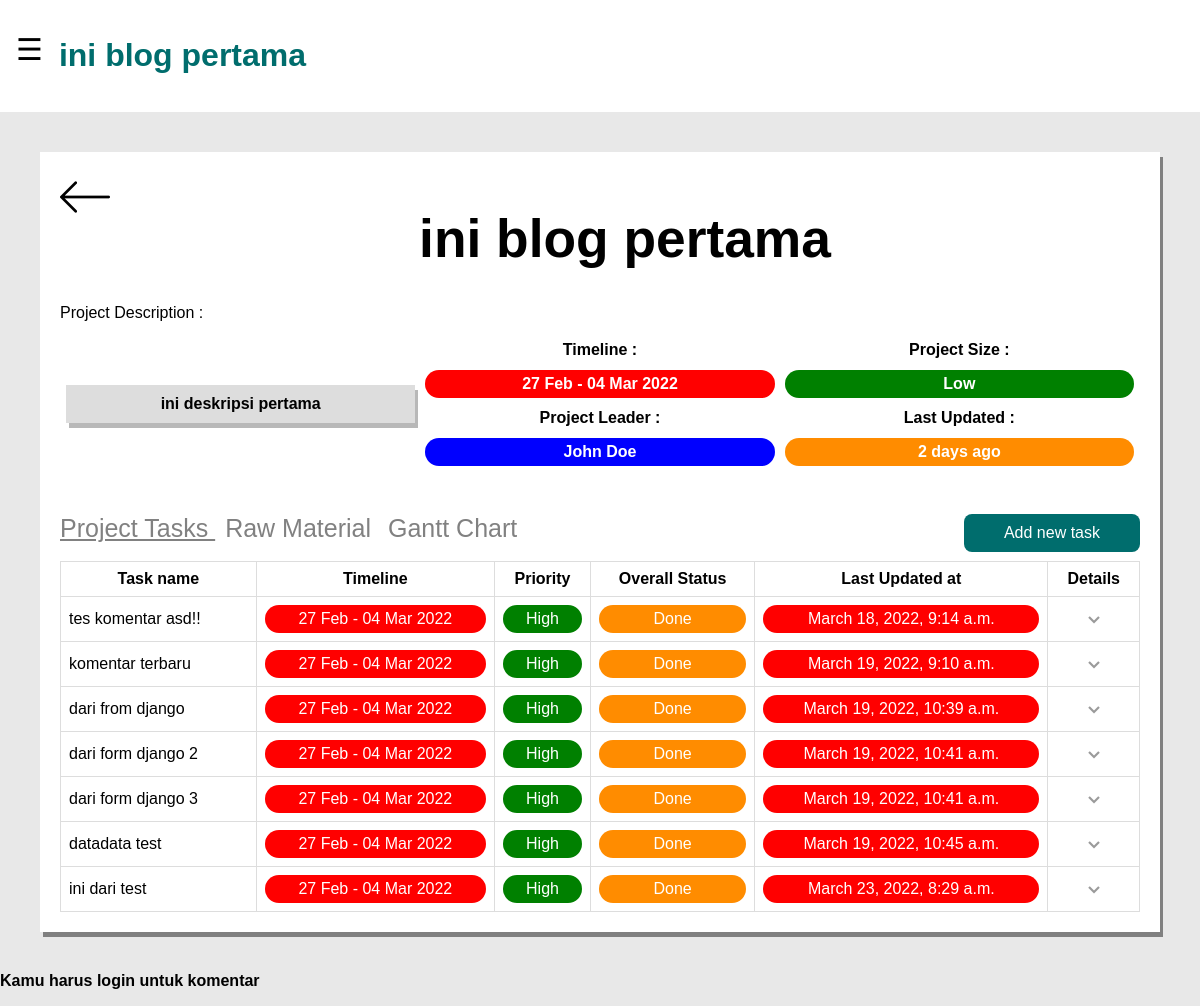
The app's page /blogs/1 with its own data.
### blogs/models.py (models this page shows, shortened)
class Blog(models.Model):
	title = models.CharField(max_length = 100)
	desc = models.TextField()
	created_at = models.DateTimeField(auto_now_add = True)

class Comment(models.Model):
	user = models.ForeignKey(settings.AUTH_USER_MODEL, default=1, on_delete=models.CASCADE)
	blog = models.ForeignKey(Blog, on_delete=models.CASCADE) #MENUNJUKAN RELASI (1 TO MANY KLO INI)
	desc = models.TextField()
	created_at = models.DateTimeField(auto_now_add = True)

### blogs/views.py (the view)
# urls.py: path('<int:id>', views.single, name='single'),
def single(request, id):
	blog = get_object_or_404(Blog,pk = id)
	form = forms.CommentForm()
	return render(request, 'blogs/single.html', {'blog':blog, 'form': form})

### blogs/templates/blogs/single.html (shortened to what this page needs)
{% extends 'base.html' %}
{% load static %}
{% block title %}
	{{blog.title}}
{% endblock %}
{% block content %}
	<div id="projectsquaremanage1">
		<a href="{% url 'blogs:index' %}" style="text-decoration: none; float: left;"><img src="{% static 'images/back.png' %}"></a>
		<h1 style="text-align: center; font-size: 40pt;"> {{blog.title}}</h1>
		<p>Project Description :</p>
		<table class="tableproject">
			<tr background-color: white;>
				<th rowspan="4">
					<div id="projectsquaremanage2">
						{{blog.desc}}
					</div>
				</th>
				<th>Timeline :</th>
				<th>Project Size :</th>
			</tr>
			<tr>
				<th><div id="projectsquare3" style="background-color: red;">27 Feb - 04 Mar 2022</div></th>
				<th><div id="projectsquare3" style="background-color: green;">Low</div></th>
			</tr>
			<tr>
				<th>Project Leader :</th>
				<th>Last Updated :</th>
			</tr>
			<tr>
				<th><div id="projectsquare3" style="background-color: blue;">John Doe</div></th>
				<th><div id="projectsquare3" style="background-color: darkorange;">2 days ago</div></th>
			</tr>
		</table>
		<br>
		<div class="navbarproject">
			<a id = "one" style="text-decoration: underline;" onclick="satu()">
				Project Tasks
			</a>
			<a id = "two" onclick="dua()">
				Raw Material
			</a>
			<a id = "three" onclick="tiga()">
				Gantt Chart
			</a>
			<button class="button3table" id="newtaskbtn" onclick="addnewtask()" style="display: block;">Add new task</button>
		</div>
		<br>
		<div id="projecttasks" style="display: block;">
			<table class="tableprojectsatuan">
				<tr>
				  <th style="text-align: center;">Task name</th>
				  <th style="text-align: center;">Timeline</th>
				  <th style="text-align: center;">Priority</th>
				  <th style="text-align: center;">Overall Status</th>
				  <th style="text-align: center;">Last Updated at</th>
				  <th style="text-align: center;">Details</th>
				</tr>
				{% for comment in blog.comment_set.all %}
					<tr>
						<td>{{comment.desc}}</td>
						<td><div id="projectsquare3" style="background-color: red; text-align: center;">27 Feb - 04 Mar 2022</div></td>
						<td><div id="projectsquare3" style="background-color: green; text-align: center;">High</div></td>
						<td><div id="projectsquare3" style="background-color: darkorange; text-align: center;">Done</div></td>
						<td><div id="projectsquare3" style="background-color: red; text-align: center;">{{comment.created_at}}</div></td>
						<td><a href="{% url 'blogs:comment-edit' comment.id %}"><img src="{% static 'images/panahbawah.png' %}" style="display: block; margin: 0 auto;"></a></td>
					</tr>
				{% endfor %}
			  </table>
		</div>
	</div>
	{% if user.is_authenticated %}
		<form action="{% url 'blogs:comment' blog.id %}" method="post">
			{% csrf_token %}
			{{ form.as_p }}
			<input type="submit" value="Kirim Komentar">
		</form>
	{% else %}
		<b><p>Kamu harus login untuk komentar </p> </b>
	{% endif %}
{% endblock %}

### assets/css/layout.css (style rules this page uses)
body { font-family: sans-serif; background: rgb(232, 232, 232); width: 100%; margin: auto; transition: background-color .5s; }
table.tableproject { width: 100%; table-layout: fixed; }
table.tableproject td,table.tableproject th { text-align: center; padding-bottom: 8px; padding-left: 4px; padding-right: 4px; }
#projectsquare3 { border-radius: 25px; padding: 5px; color: white; }
#projectsquaremanage1 { padding: 20px; background: white; margin: 40px; width: auto; height: auto; box-shadow: 3px 5px gray; }
#projectsquaremanage2 { padding: 10px; background: rgb(221, 221, 221); box-shadow: 3px 5px rgb(184, 184, 184); }
table.tableprojectsatuan { font-family: arial, sans-serif; border-collapse: collapse; width: 100%; }
table.tableprojectsatuan td,table.tableprojectsatuan th { border: 1px solid #dddddd; text-align: left; padding: 8px; }
.navbarproject { padding-top: 20px; }
.navbarproject a { padding-right: 10px; text-decoration: none; font-size: 25px; color: #818181; }
.button3table { background-color: rgb(0, 109, 109); border: none; color: white; padding: 10px 40px 10px 40px; text-align: center; text-decoration: none; font-size: 16px; cursor: pointer; border-radius: 8px; float: right; }

### records on screen
Blog: title "ini blog pertama", desc "ini deskripsi pertama"
Comment: desc "tes komentar asd!!", created_at "March 18, 2022, 9:14 a.m."
Comment: desc "komentar terbaru", created_at "March 19, 2022, 9:10 a.m."
Comment: desc "dari from django", created_at "March 19, 2022, 10:39 a.m."
Comment: desc "dari form django 2", created_at "March 19, 2022, 10:41 a.m."
Comment: desc "dari form django 3", created_at "March 19, 2022, 10:41 a.m."
Comment: desc "datadata test", created_at "March 19, 2022, 10:45 a.m."
Comment: desc "ini dari test", created_at "March 23, 2022, 8:29 a.m."
